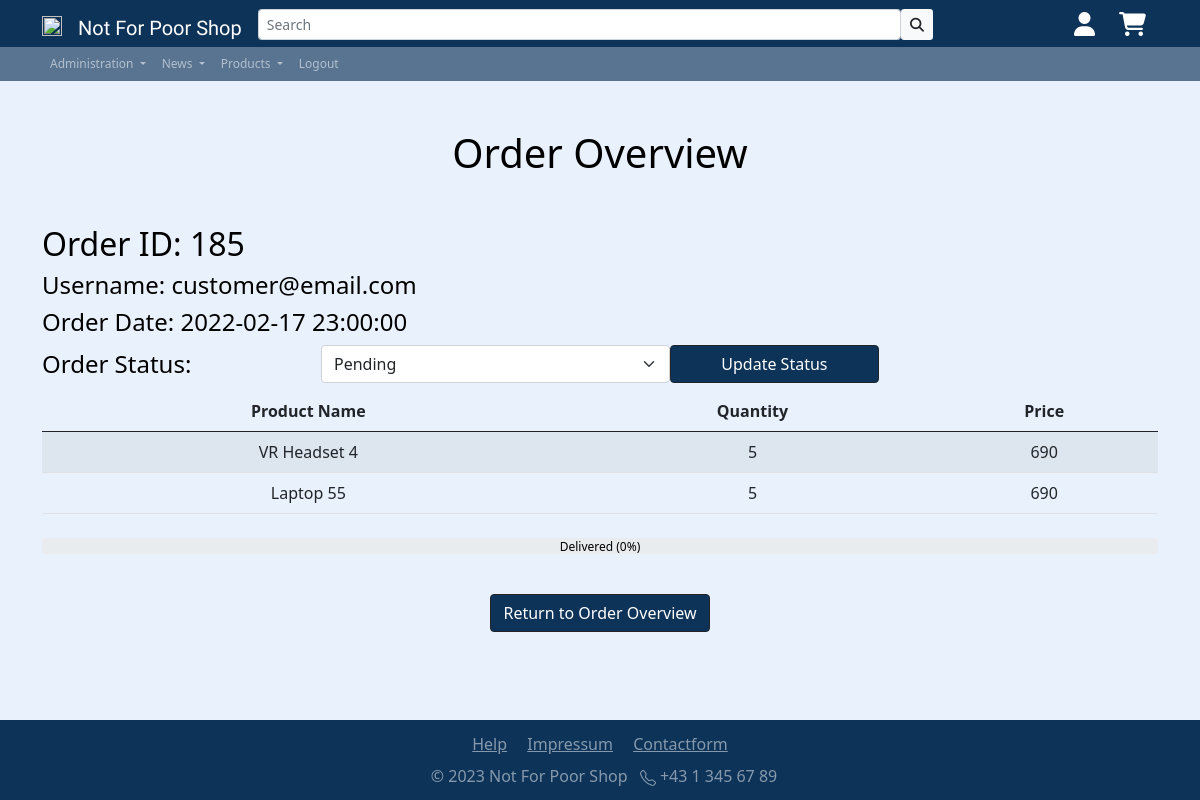
Page /app/inc/pgs/order_overview_details.php?id=185 (signed in) on the committed database.
### tables this page shows
CREATE TABLE `new_orders` (
  `id` int(11) NOT NULL,
  `orderid` int(11) NOT NULL,
  `product_id` int(11) NOT NULL,
  `quantity` int(11) NOT NULL,
  `total_price` decimal(10,0) NOT NULL,
  `status` varchar(20) NOT NULL,
  `order_date` timestamp NOT NULL DEFAULT current_timestamp(),
  `user_id` int(11) DEFAULT NULL
);

CREATE TABLE `users` (
  `id` int(11) NOT NULL,
  `status` varchar(256) NOT NULL DEFAULT 'active',
  `form_of_adress` varchar(256) NOT NULL,
  `name` varchar(256) NOT NULL,
  `surname` varchar(256) NOT NULL,
  `username` varchar(256) NOT NULL,
  `password` varchar(256) NOT NULL,
  `useremail` varchar(256) NOT NULL,
  `birth_date` date NOT NULL,
  `has_newsletter` varchar(256) NOT NULL,
  `role` varchar(256) NOT NULL DEFAULT 'customer',
  `seller_id` int(11) DEFAULT NULL
);

CREATE TABLE `products` (
  `id` int(11) NOT NULL,
  `seller_id` int(11) NOT NULL,
  `category_id` int(11) NOT NULL,
  `name` varchar(50) NOT NULL,
  `description` text DEFAULT NULL,
  `price` decimal(10,2) NOT NULL,
  `Discount` decimal(10,2) DEFAULT NULL,
  `Stock` int(11) DEFAULT NULL
);

### app/config/check_if_admin.php (called while the page is built, shortened)
<?php
require_once('dbaccess.php');
$db_obj = new mysqli($host, $user, $password, $database);
if(isset($_SESSION['username'])) {
    $currentUser = $_SESSION['username'];
    $currentUser = mysqli_query($db_obj, "SELECT role, id FROM users WHERE username = '$currentUser' ");
    $currentUser =($currentUser->fetch_assoc());
    $role = @$currentUser['role'];
}

### app/inc/pgs/order_overview_details.php (the view, shortened to what this page needs)
<!DOCTYPE html>
<html lang="en">
<head>
  <?php
  include '../includes/head.php';
  require_once('../../config/dbaccess.php');
  function getStatusPercentage($status)
  {
    switch ($status) {
      default:
        return 0;
    }
  }
  ?>
</head>
<?php
$connection = new mysqli($host, $user, $password, $database);
?>
<body class="d-flex flex-column min-vh-100">
  <div class="container site-font-color text-center">
    <h1 class="h1 my-5">Order Overview</h1>
    <?php
    if (isset($_GET['id'])) {
      $orderId = $_GET['id'];
      $query = "SELECT new_orders.orderid, users.username, new_orders.order_date, new_orders.status, new_orders.quantity, new_orders.total_price FROM new_orders JOIN users ON new_orders.user_id = users.id WHERE new_orders.orderid = $orderId";
      $result = mysqli_query($connection, $query);
      if ($result && mysqli_num_rows($result) > 0) {
        $order = mysqli_fetch_assoc($result);
        echo '<h2 class="text-start">Order ID: ' . $order['orderid'] . '</h2>';
        echo '<h4 class="text-start">Username: ' . $order['username'] . '</h4>';
        echo '<h4 class="text-start">Order Date: ' . $order['order_date'] . '</h4>';
        if ($role != 'customer') {
          echo '<form class="h4 col-9 d-flex align-items-center" method="POST">';
          echo '<label for="orderStatus" class=" col-4 text-start">Order Status:</label>';
          echo '<select class="form-select  " name="orderStatus" id="orderStatus">';
          echo '<option  value="pending" ' . ($order['status'] == 'pending' ? 'selected' : '') . '>Pending</option>';
          echo '</select>';
          echo '<button type="submit" name="updateStatusBtn" class="btn col-3 btn-dark secondary-bg-color">Update Status</button>';
          echo '</form>';
        } else {
          echo "<h4 class='h4 text-start'</h4>Order Status: " . $order['status'] . "</h4>";
        }
        echo '<table class="table table-striped">';
        echo '<thead><tr><th>Product Name</th><th>Quantity</th><th>Price</th></tr></thead>';
        echo '<tbody>';
        $productQuery = "SELECT * FROM products WHERE id IN (SELECT product_id FROM new_orders WHERE orderid = $orderId)";
        $productResult = mysqli_query($connection, $productQuery);
        if ($productResult && mysqli_num_rows($productResult) > 0) {
          while ($product = mysqli_fetch_assoc($productResult)) {
            echo '<tr><td>' . $product['name'] . '</td><td>' . $order['quantity'] . '</td><td>' . $order['total_price'] . '</td></tr>';
          }
        } else {
          echo '<tr><td colspan="3">No products found for this order.</td></tr>';
        }
        echo '</tbody>';
        echo '</table>';
      } else {
        echo '<p>Order not found.</p>';
      }
      $status = $order['status'];
      $percentage = getStatusPercentage($status);
      echo "<div class='progress my-4 position-relative'>";
      echo "<div class='position-absolute w-100 h-100 d-flex justify-content-center'><span>$status ($percentage%)</span></div>";
      echo "</div>";
      echo '<a href="order_overview.php" class="btn btn-dark secondary-bg-color mt-3">Return to Order Overview</a>';
    } else {
      echo '<p>Invalid request. Please provide an order ID.</p>';
    }
    ?>
  </div>
  <?php
  include '../includes/footer.php';
  ?>
</body>
</html>

### app/res/css/styles.css (style rules this page uses)
html { height: 100%; }
body { background-color: #e9f2fc; font-family: "Segoe UI", Tahoma, Geneva, Verdana, sans-serif; background-image: none; background-repeat: no-repeat; background-position: center; background-attachment: fixed; }
.secondary-bg-color { background-color: #0d3359; }
.site-font-color { color: #000000; }

### rows in the picture
new_orders: orderid "185", order_date "2022-02-17 23:00:00", quantity "5", total_price "690", status "Delivered", status "0"
users: username "customer@email.com"
products: name "VR Headset 4"
products: name "Laptop 55"
